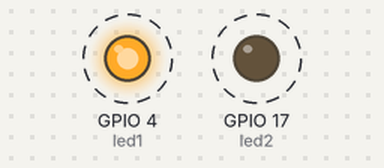
Simulated run of this program. Board: Raspberry Pi (BCM pin numbers). Parts: output pins drawn as LEDs (lit = HIGH). Dashed ring = blinking.

Above: at 0.5 s.
Timing chart, 0 to 4.6 s (numbered marks = the images above):
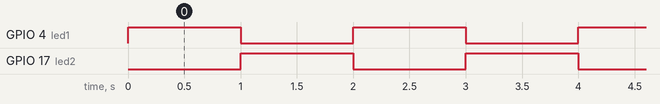

Measured:
- by itself, GPIO 4 (led1), GPIO 17 (led2): alternates HIGH for 1.0 s and LOW for 1.0 s

The program:

gpio_test.py
```python
import RPi.GPIO as GPIO
import time

led1=4
led2=17

def blink():
	GPIO.output(led1,1)
	GPIO.output(led2,0)
	time.sleep(1)
	GPIO.output(led2,1)
	GPIO.output(led1,0)
	time.sleep(1)

if __name__ == '__main__':
	try:
		GPIO.setmode(GPIO.BCM)
		GPIO.setup(led1,GPIO.OUT)
		GPIO.setup(led2,GPIO.OUT)
		while 1:
			blink()
	except KeyboardInterrupt:
		GPIO.cleanup()
```
